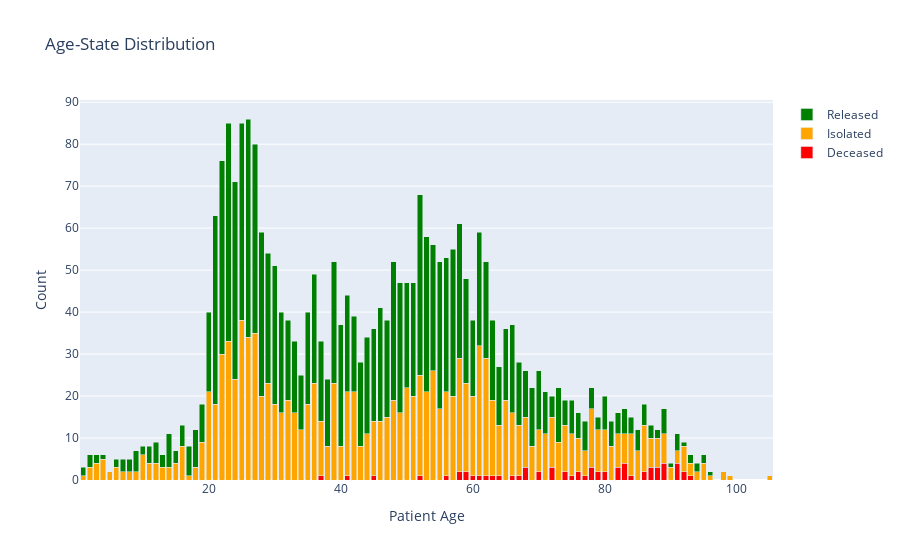

Here is the notebook cell this chart was saved with:
### Code cell
fig = go.Figure(data=[
    go.Bar(name='Deceased', x=age_list, y=state_deceased_list, marker_color='red'),
    go.Bar(name='Isolated', x=age_list, y=state_isolated_list, marker_color='orange'),
    go.Bar(name='Released', x=age_list, y=state_released_list, marker_color='green'),
])
# stack 모드로 barmode 바꿈
fig.update_layout(barmode='stack', title='Age-State Distribution', xaxis_title='Patient Age', yaxis_title='Count')
fig.show()

### Figure 1 — Plotly figure (JSON) as saved in the notebook; plotly's stock layout.template omitted (floating-point values rounded to 4 significant figures)
{"data": [{"marker": {"color": "red"}, "name": "Deceased", "type": "bar", "x": [57, 34, 30, 29, 55, 26, 38, 61, 59, 83, 69, 78, 76, 77, 21, 80, 85, 36, 60, 41, 63, 35, 53, 71, 67, 56, 51, 37, 58, 45, 68, 44, 42, 22, 28, 65, 27, 48, 84, 75, 31, 86, 66, 47, 46, 54, 39, 18, 25, 33, 70, 24, 16, 52, 49, 50, 92, 8, 40, 1, 32, 43, 23, 62, 72, 14, 17, 20, 9, 82, 15, 87, 13, 12, 5, 19, 11, 73, 2, 7, 89, 74, 6, 10, 64, 91, 88, 94, 3, 79, 81, 95, 99, 93, 96, 4, 105, 90, 98], "y": [0, 0, 0, 0, 0, 0, 0, 1, 2, 4, 0, 3, 2, 1, 0, 2, 0, 0, 1, 1, 1, 0, 0, 0, 1, 1, 0, 1, 2, 1, 3, 0, 0, 0, 0, 0, 0, 0, 1, 1, 0, 2, 1, 0, 0, 0, 0, 0, 0, 0, 2, 0, 0, 1, 0, 0, 2, 0, 0, 0, 0, 0, 0, 1, 3, 0, 0, 0, 0, 3, 0, 3, 0, 0, 0, 0, 0, 0, 0, 0, 4, 2, 0, 0, 1, 4, 3, 0, 0, 2, 0, 0, 0, 1, 0, 0, 0, 0, 0]}, {"marker": {"color": "orange"}, "name": "Isolated", "type": "bar", "x": [57, 34, 30, 29, 55, 26, 38, 61, 59, 83, 69, 78, 76, 77, 21, 80, 85, 36, 60, 41, 63, 35, 53, 71, 67, 56, 51, 37, 58, 45, 68, 44, 42, 22, 28, 65, 27, 48, 84, 75, 31, 86, 66, 47, 46, 54, 39, 18, 25, 33, 70, 24, 16, 52, 49, 50, 92, 8, 40, 1, 32, 43, 23, 62, 72, 14, 17, 20, 9, 82, 15, 87, 13, 12, 5, 19, 11, 73, 2, 7, 89, 74, 6, 10, 64, 91, 88, 94, 3, 79, 81, 95, 99, 93, 96, 4, 105, 90, 98], "y": [20, 12, 18, 23, 17, 34, 8, 31, 21, 7, 8, 14, 8, 6, 18, 10, 7, 23, 19, 20, 18, 18, 21, 11, 12, 20, 20, 13, 27, 13, 12, 11, 21, 30, 20, 19, 35, 19, 10, 10, 16, 11, 15, 15, 14, 26, 23, 3, 38, 16, 10, 24, 8, 24, 16, 22, 6, 2, 8, 1, 19, 8, 33, 28, 12, 3, 1, 21, 2, 8, 4, 7, 3, 4, 2, 9, 4, 9, 3, 2, 7, 11, 3, 6, 12, 3, 7, 2, 4, 10, 8, 4, 1, 3, 1, 5, 1, 3, 2]}, {"marker": {"color": "green"}, "name": "Released", "type": "bar", "x": [57, 34, 30, 29, 55, 26, 38, 61, 59, 83, 69, 78, 76, 77, 21, 80, 85, 36, 60, 41, 63, 35, 53, 71, 67, 56, 51, 37, 58, 45, 68, 44, 42, 22, 28, 65, 27, 48, 84, 75, 31, 86, 66, 47, 46, 54, 39, 18, 25, 33, 70, 24, 16, 52, 49, 50, 92, 8, 40, 1, 32, 43, 23, 62, 72, 14, 17, 20, 9, 82, 15, 87, 13, 12, 5, 19, 11, 73, 2, 7, 89, 74, 6, 10, 64, 91, 88, 94, 3, 79, 81, 95, 99, 93, 96, 4, 105, 90, 98], "y": [35, 13, 33, 31, 35, 52, 16, 27, 25, 6, 14, 5, 6, 7, 45, 8, 5, 26, 18, 23, 19, 22, 37, 10, 15, 32, 27, 19, 32, 22, 11, 23, 18, 46, 39, 17, 45, 33, 4, 8, 24, 5, 21, 23, 27, 30, 29, 9, 47, 17, 14, 47, 5, 43, 31, 25, 1, 3, 29, 2, 19, 20, 52, 23, 5, 8, 7, 19, 5, 5, 3, 3, 3, 5, 0, 9, 4, 13, 3, 3, 6, 6, 2, 2, 14, 4, 2, 2, 2, 3, 6, 2, 0, 2, 1, 1, 0, 1, 0]}], "layout": {"autosize": true, "barmode": "stack", "title": {"text": "Age-State Distribution"}, "xaxis": {"autorange": true, "range": [0.5, 105.5], "title": {"text": "Patient Age"}, "type": "linear"}, "yaxis": {"autorange": true, "range": [0, 90.53], "title": {"text": "Count"}, "type": "linear"}}}
